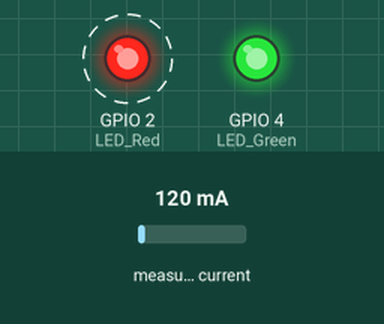
Simulated run of this sketch. Board: ESP32. On the bench: output pins drawn as LEDs (lit = HIGH). Dashed ring = blinking. The test bench sets the inputs (shaded band); at power-on: measured current 120 mA. What the sketch prints to the serial monitor is not drawn.

Above: at 0.6 s.
Timing chart, 0 to 4.7 s (numbered marks = the images above):
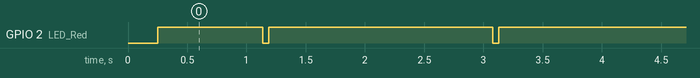

The sketch:

IPEM_1_Test_Code_CT4_Clamp.ino
```cpp
/*
  Dave Williams, DitroniX 2019-2023 (ditronix.net)
  IPEM-1 ESP32 ATM90E32 ATM90E36 IoT Power Energy Monitoring Energy Monitor v1.0
  Features include ESP32 IPEM ESP32 ATM90E32 ATM90E36 16bit ADC EEPROM 3Phase 3+1 CT-Clamps Current Voltage Frequency Power Factor GPIO I2C OLED SMPS D1 USB
  PCA 1.2302-201 - Test Code Firmware v1 - 17th March 2023

  The purpose of this test code is to cycle through the various main functions of the board, as shown below, as part of board bring up testing.

  Simplified Board Bring Up Test - CT4 Clamp into ESP32 (Output sent to Serial Print)

  Remember!
  Set the BOARD to ESP32, 'WEMOS D1 MINI ESP32' DEV Module (or similar).
  You may set the BAUD rate to 921600 to speed up flashing.
  The SDK does NOT need external power to flash.  It will take Power from the USB 5V.

  Note: In the default state, upon first power up and during reset, the Green LED may be partially lit. Once programmed and the GPIO defined, the Green LED will go off after power up.

  This test code is OPEN SOURCE and formatted for easier viewing.  Although is is not intended for real world use, it may be freely used, or modified as needed.
  It is distributed on an "AS IS" BASIS, WITHOUT WARRANTIES OR CONDITIONS OF ANY KIND, either express or implied.

  Further information, details and examples can be found on our website wiki pages ditronix.net/wiki and github.com/DitroniX
*/

// Libraries
#include <EmonLib.h>
#include <driver/adc.h>

// ****************  VARIABLES / DEFINES / STATIC ****************

// Constants
const int LoopDelay = 1;  // Loop Delay in Seconds

// Variables
double Irms;

// **************** OUTPUTS ****************
#define LED_Red 2    // Red LED
#define LED_Green 4  // Green LED

// **************** INPUTS ****************
#define CT_IN 35  //GPIO 35 (Analog ADC 1 CH7)

// Force EmonLib to use 1bit ADC resolution
#define ADC_BITS 12
#define ADC_COUNTS (1 << ADC_BITS)
#define HOME_VOLTAGE 230.0
//#define emonTxV3  //Force the library to use 3v3 as supply voltage

// EnergyMonitor Instance.
EnergyMonitor emon1;

void setup() {

  // Stabalise
  delay(250);

  // Initialise UART:
  Serial.begin(115200, SERIAL_8N1);  //115200
  while (!Serial)
    ;
  Serial.println("");

  // LEDs
  pinMode(LED_Red, OUTPUT);
  pinMode(LED_Green, OUTPUT);

  // LEDs Default Off State
  digitalWrite(LED_Red, HIGH);
  digitalWrite(LED_Green, HIGH);

  // adc1_config_channel_atten(ADC1_CHANNEL_5, ADC_ATTEN_DB_11);
  // analogReadResolution(ADC_BITS);

  // Initialize emon library (30 = calibration number, adjust as needed)
  // Set to 260 for low current test < 1.5A.  Update Value as required.
  emon1.current(CT_IN, 260);
}

void loop() {

  double amps = emon1.calcIrms(7400);  // Calculate Irms only. Update Value as required.
  amps = amps / 1000;
  double watt = amps * HOME_VOLTAGE;

  //if (amps > 0.15) {  // Filter out any noise

    // Update the display
    Serial.print((int)watt);
    Serial.print(" W \t");
    Serial.print(amps);
    Serial.println(" A");

    Serial.println("\n- - - - - - - - - - - - - - - - - - - -");
  //}

  // Heatbeat LED
  digitalWrite(LED_Red, LOW);
  delay(50);
  digitalWrite(LED_Red, HIGH);

  // Loop Delay
  delay(LoopDelay * 1000);
}
```

Measured:
- by itself, GPIO 2 (LED_Red): alternates HIGH for 1.9 s and LOW for 0.05 s
